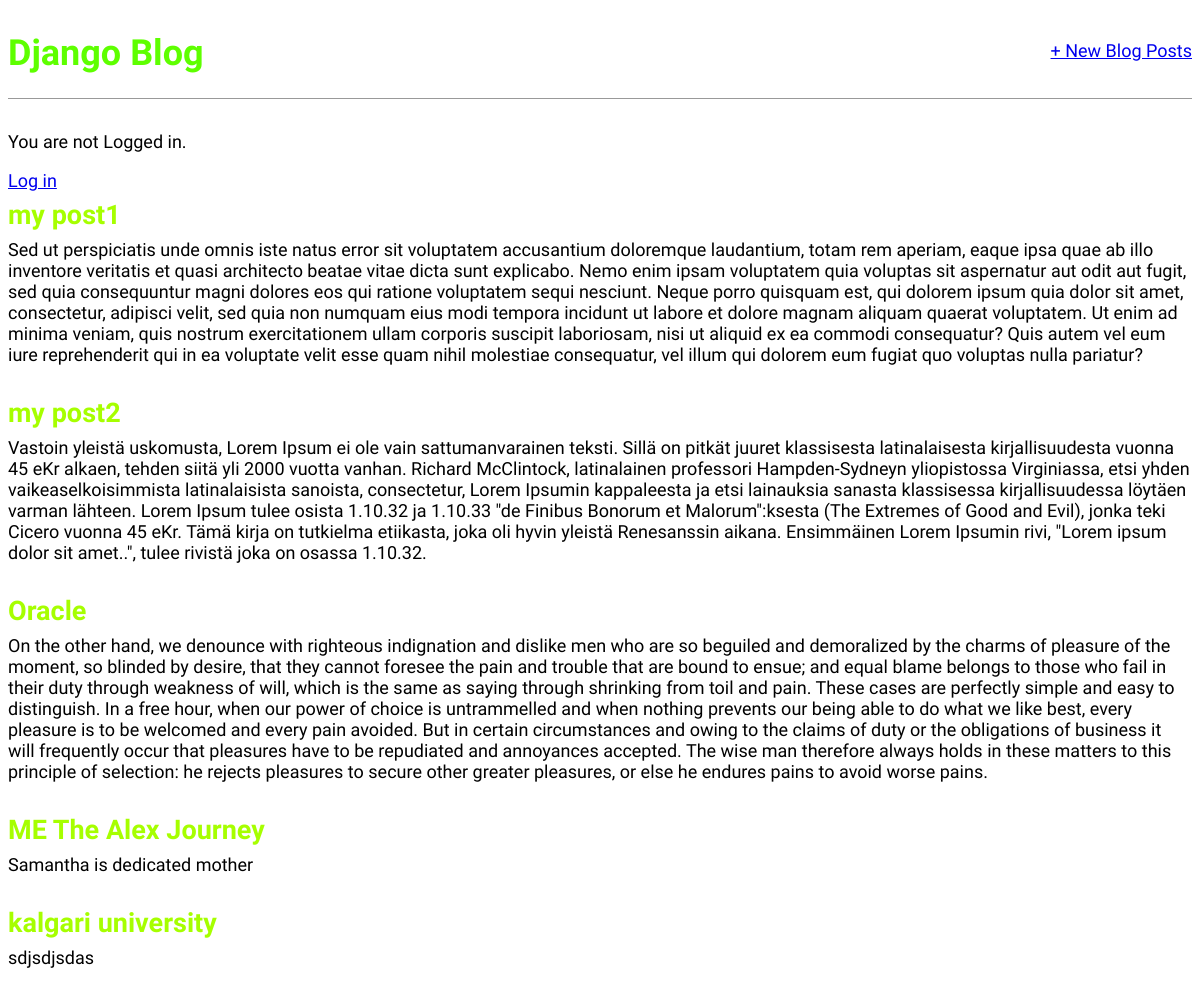
Before: / with the older database file.
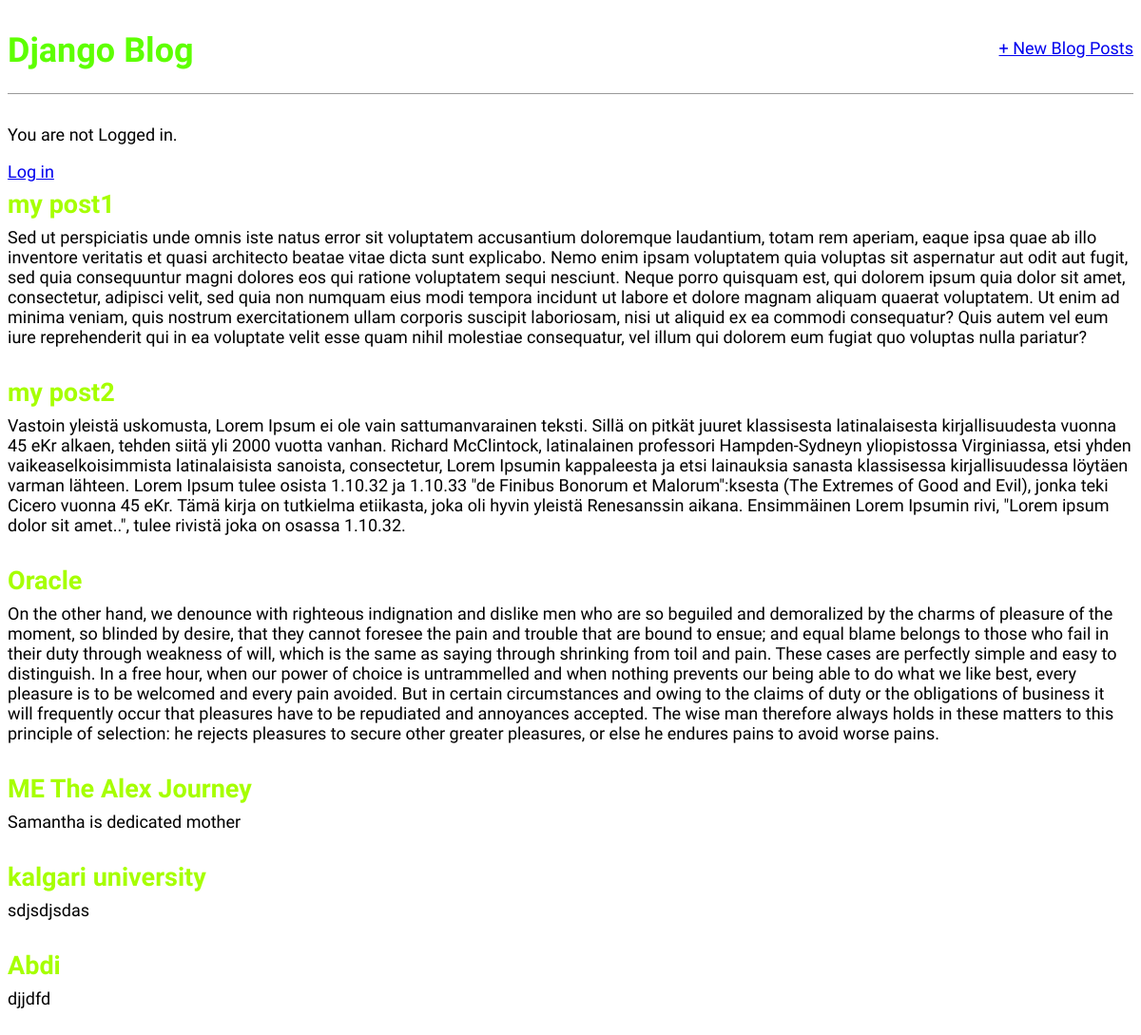
After: the same page with the newer database file.
### blog/models.py (models this page shows, shortened)
class Post(models.Model):
    title = models.CharField(max_length=200)
    author = models.ForeignKey(
        "auth.User",
        on_delete = models.CASCADE,
    )
    body = models.TextField()

### blog/views.py (the view)
# urls.py: path("",BlogListView.as_view(),name="home"),
class BlogListView(ListView):
    model = Post
    template_name = "home.html"

### templates/home.html
{% extends "base.html" %}
{% block content %}
{% for post in post_list %}
<div class="post-entry">
<h2><a href="{% url 'post_detail' post.pk %}">{{ post.title }}</a></h2>
<p>{{ post.body }}</p>
</div>
{% endfor %}
{% endblock content %}

Changed rows visible on the page:
added Post: title "Abdi", body "djjdfd"
